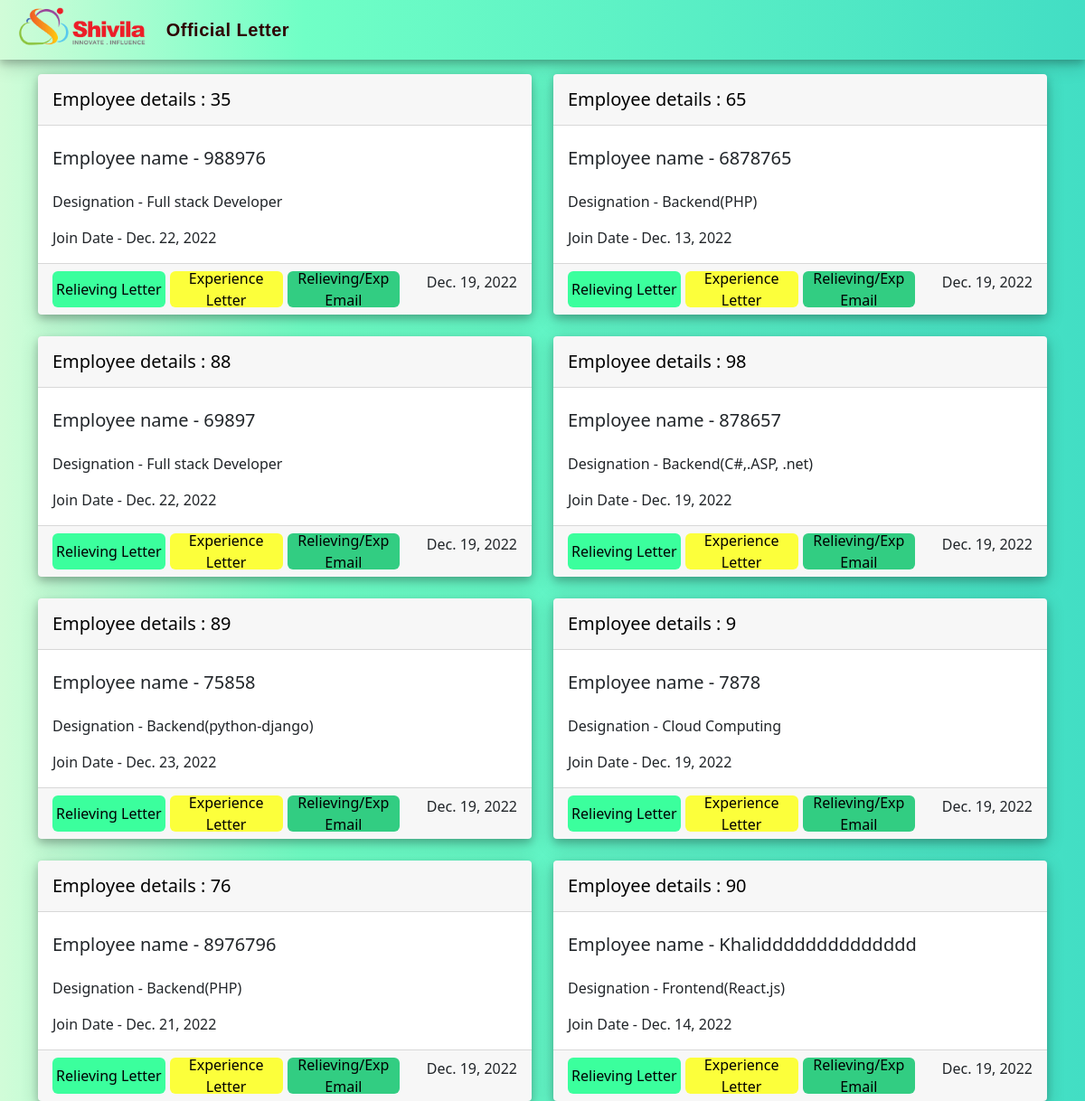
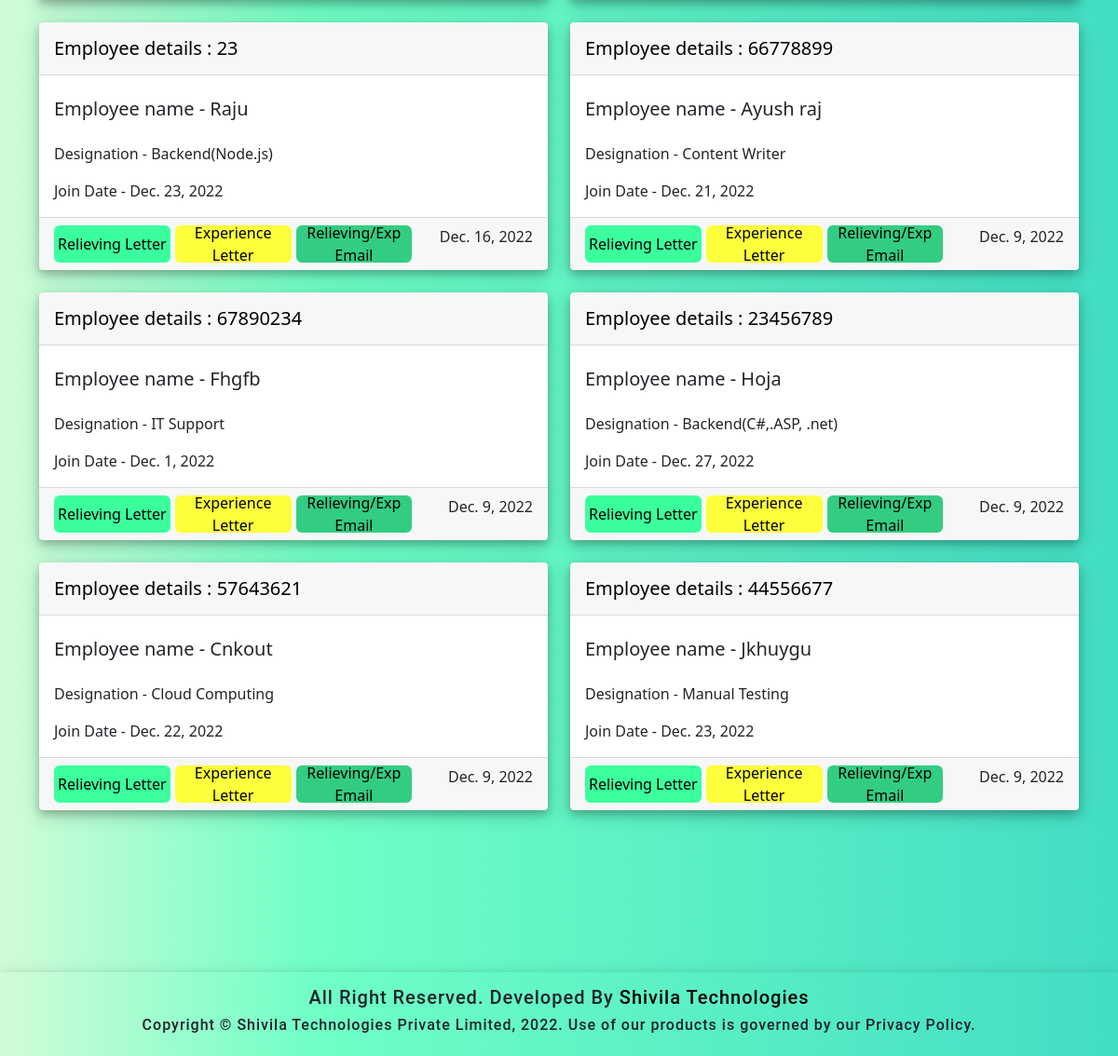
The app's page /reexp/, older data (2 pictures, top to bottom).
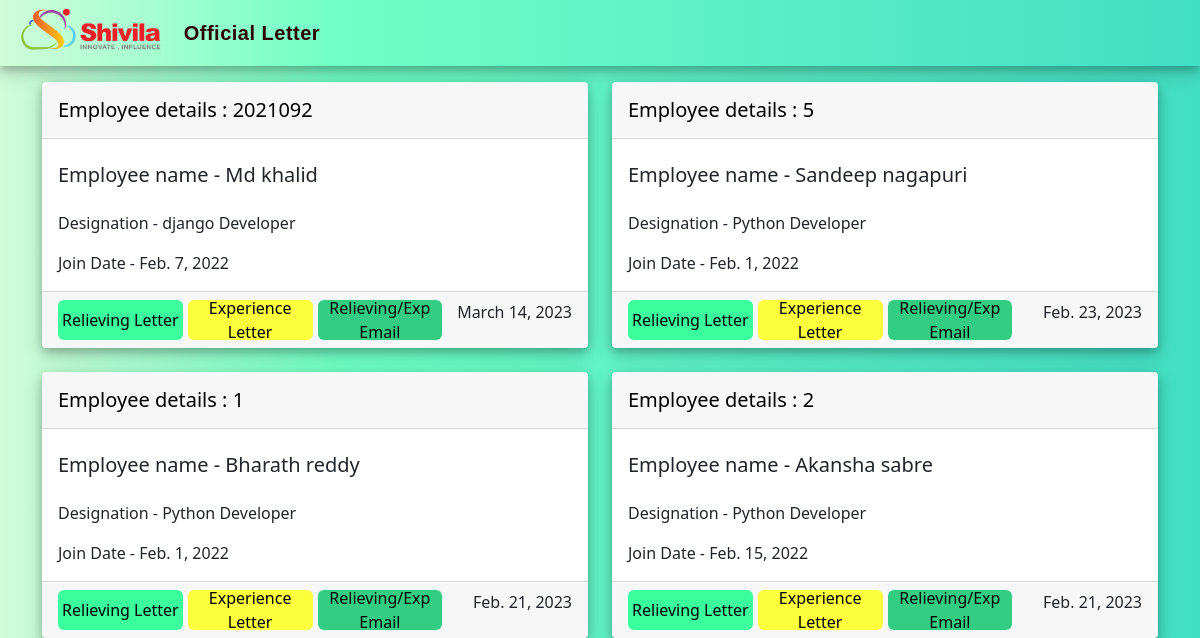
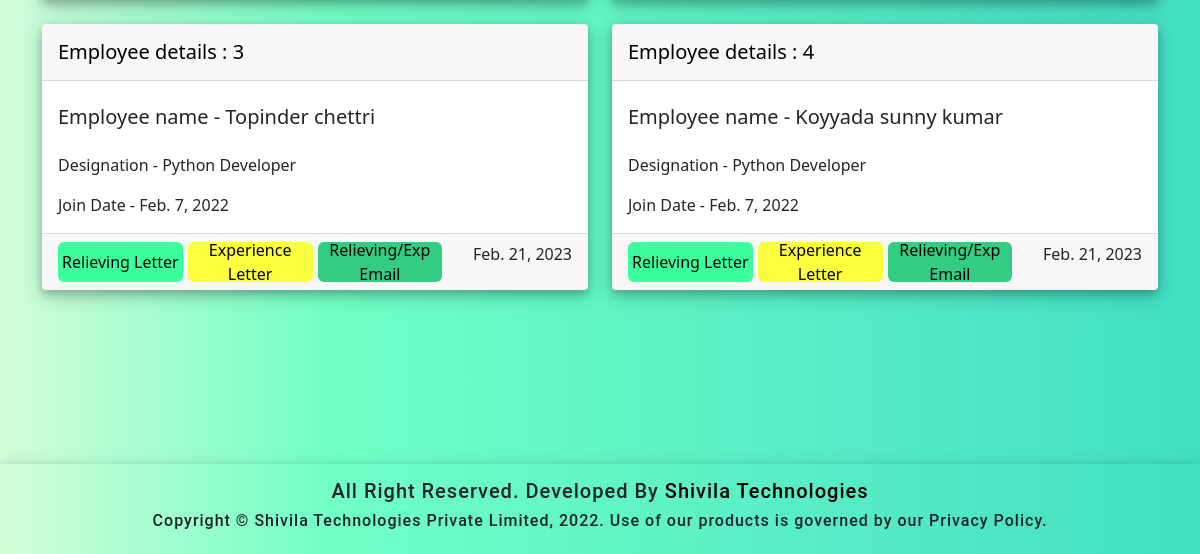
The same page, newer data (2 pictures, top to bottom).
### html2pdf_app/models.py (models this page shows, shortened)
class Reexp(models.Model):
    employee_id = models.IntegerField()
    employee_email = models.EmailField()
    employee_name = models.CharField(max_length=100)
    job_type = models.CharField(max_length=30)
    designation = models.CharField(max_length=100)
    joindate = models.DateField(auto_now_add=False,null=True)
    resignationdate = models.DateField(auto_now_add=False,null=True)
    date = models.DateField(auto_now_add=True,null=False)
    id = models.UUIDField(primary_key=True,unique=True, default=uuid.uuid4,editable = False)
    qrcode= models.ImageField(upload_to='qrimage/', blank=True)
    class Meta:
        ordering = ('employee_id',)

### html2pdf_app/views.py (the view)
# urls.py: path('reexp/', views.reexp, name = 'reexp'),
def reexp(request):
    bill = Reexp.objects.all().order_by('-date')
    return render(request, 'reexp.html', {'bill': bill})

### templates/reexp.html (shortened to what this page needs)
{% extends 'base.html' %}
{% block content %}
<div class="row row-cols-1 row-cols-md-2 g-4">
    {% for pt in bill %}
    <div class="col">
        <div class="card card_container">
            <div class="card-header">
                <div class="card-title">
                    <h5 class=" pt-2 employee_details">Employee details : {{ pt.employee_id }}</h5>
                </div>
            </div>
            <div class="card-body">
                <h5 class="card-title pt-2">Employee name - {{ pt.employee_name.capitalize }}</h5>
                <p class="card-text mt-4">Designation - {{ pt.designation }}</p>
                <p class="card-text">Join Date - {{ pt.joindate }}</p>
            </div>
            <div class="card-footer">
                <a href="{% url 'pdf' pt.id %}" download= "{{ pt.employee_name.capitalize }}.pdf" target="_blank" class="link-btn" style="background-color: #3bff9d;">Relieving Letter</a>
                <a href="{% url 'exp_pdf' pt.id %}" download= "{{ pt.employee_name.capitalize }}.pdf"  target="_blank" class="link-btn" style="background-color: #fcff3b; padding: 3px;">Experience Letter</a>
                <a class="link-btn" href="/relivingemailattachment" style="background-color: #32cd82;">Relieving/Exp Email</a>
                <p class="text-end text-dark">{{ pt.date }}</p>
            </div>
        </div>
    </div>
    {% endfor %}
</div><br>
{% endblock %}

Row changes from the older to the newer data that the page shows:
removed Reexp: employee_id "35", employee_name "988976", designation "Full stack Developer", joindate "Dec. 22, 2022", date "Dec. 19, 2022"
removed Reexp: employee_id "65", employee_name "6878765", designation "Backend(PHP)", joindate "Dec. 13, 2022", date "Dec. 19, 2022"
removed Reexp: employee_id "88", employee_name "69897", designation "Full stack Developer", joindate "Dec. 22, 2022", date "Dec. 19, 2022"
removed Reexp: employee_id "98", employee_name "878657", designation "Backend(C#,.ASP, .net)", joindate "Dec. 19, 2022", date "Dec. 19, 2022"
removed Reexp: employee_id "89", employee_name "75858", designation "Backend(python-django)", joindate "Dec. 23, 2022", date "Dec. 19, 2022"
removed Reexp: employee_id "9", employee_name "7878", designation "Cloud Computing", joindate "Dec. 19, 2022", date "Dec. 19, 2022"
removed Reexp: employee_id "76", employee_name "8976796", designation "Backend(PHP)", joindate "Dec. 21, 2022", date "Dec. 19, 2022"
removed Reexp: employee_id "90", employee_name "Khalidddddddddddddd", designation "Frontend(React.js)", joindate "Dec. 14, 2022", date "Dec. 19, 2022"
removed Reexp: employee_id "23", employee_name "Raju", designation "Backend(Node.js)", joindate "Dec. 23, 2022", date "Dec. 16, 2022"
removed Reexp: employee_id "66778899", employee_name "Ayush raj", designation "Content Writer", joindate "Dec. 21, 2022", date "Dec. 9, 2022"
removed Reexp: employee_id "67890234", employee_name "Fhgfb", designation "IT Support", joindate "Dec. 1, 2022", date "Dec. 9, 2022"
removed Reexp: employee_id "23456789", employee_name "Hoja", designation "Backend(C#,.ASP, .net)", joindate "Dec. 27, 2022", date "Dec. 9, 2022"
removed Reexp: employee_id "57643621", employee_name "Cnkout", designation "Cloud Computing", joindate "Dec. 22, 2022", date "Dec. 9, 2022"
removed Reexp: employee_id "44556677", employee_name "Jkhuygu", designation "Manual Testing", joindate "Dec. 23, 2022", date "Dec. 9, 2022"
added Reexp: employee_id "2021092", employee_name "Md khalid", designation "django Developer", joindate "Feb. 7, 2022", date "March 14, 2023"
added Reexp: employee_id "5", employee_name "Sandeep nagapuri", designation "Python Developer", joindate "Feb. 1, 2022", date "Feb. 23, 2023"
added Reexp: employee_id "1", employee_name "Bharath reddy", designation "Python Developer", joindate "Feb. 1, 2022", date "Feb. 21, 2023"
added Reexp: employee_id "2", employee_name "Akansha sabre", designation "Python Developer", joindate "Feb. 15, 2022", date "Feb. 21, 2023"
added Reexp: employee_id "3", employee_name "Topinder chettri", designation "Python Developer", joindate "Feb. 7, 2022", date "Feb. 21, 2023"
added Reexp: employee_id "4", employee_name "Koyyada sunny kumar", designation "Python Developer", joindate "Feb. 7, 2022", date "Feb. 21, 2023"
